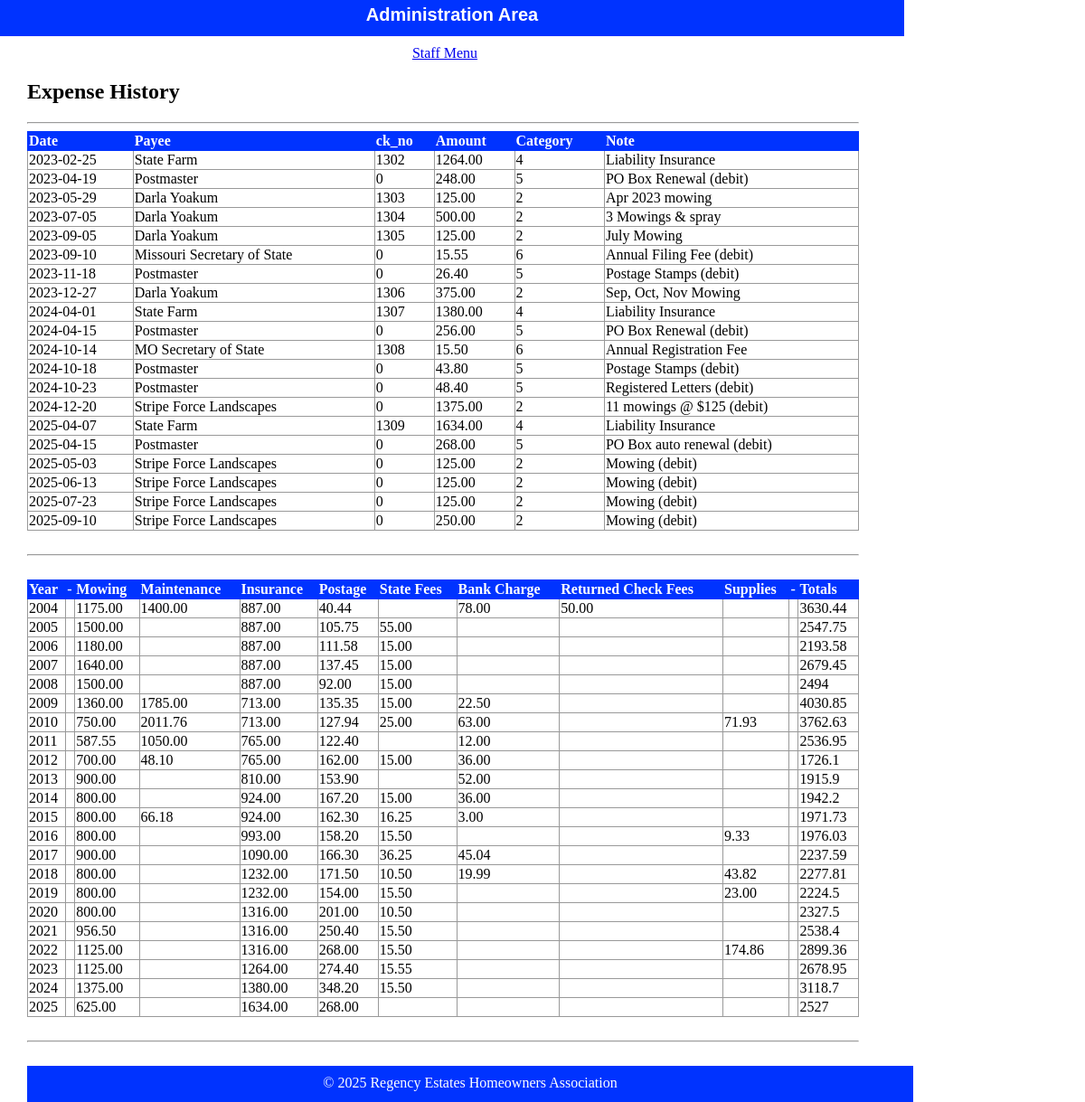
Page /html/public/staff/expenses/index.php on the committed database.
### tables this page shows
CREATE TABLE `expense` (
  `id` int(11) NOT NULL AUTO_INCREMENT,
  `fk_cat_id` int(11) DEFAULT NULL,
  `dt` date DEFAULT NULL,
  `ck_no` int(11) DEFAULT NULL,
  `payee` varchar(50) DEFAULT NULL,
  `amount` decimal(10,2) DEFAULT NULL,
  `note` varchar(50) DEFAULT NULL,
  PRIMARY KEY (`id`),
  KEY `fk_cat_id` (`fk_cat_id`),
  CONSTRAINT `expense_ibfk_1` FOREIGN KEY (`fk_cat_id`) REFERENCES `category` (`id`)
);

### html/private/functions.php (called while the page is built, shortened)
<?php
function url_for($script_path)
{
    if ($script_path[0] != '/')
    {
        $script_path = "/" . $script_path;
    }
    return WWW_ROOT . $script_path;
}
function htmlsc($string = "")
{
    return htmlspecialchars($string);
}
?>

### html/private/expense_functions.php (called while the page is built, shortened)
<?php
  function find_all_expenses($year) {
    global $db;
    $sql = "SELECT * FROM expense WHERE dt > " . "'" . $year . "-01-01' ";
    $result = mysqli_query($db, $sql);
    return $result;
  }
  function find_expense_sum($year, $category) {
      global $db;
      $sql = "SELECT SUM(amount) as sum FROM expense WHERE dt >= ";
      $sql .= "'" . $year . "-01-01' ";
      $sql .= "AND dt <= ";
      $sql .= "'" . $year . "-12-31' ";
      $sql .= "AND fk_cat_id = " . $category . ";";
      $result = mysqli_query($db, $sql);
      return $result;
  }
?>

### html/public/staff/expenses/index.php (the view, shortened to what this page needs)
<?php $expense_set = find_all_expenses('2023');  ?>
<?php include(SHARED_PATH . '/header.php'); ?>
    <div id="content">
        <div id="regency-menu">
            <h2>Expense History</h2>
            <hr />
            <table class="list">
                <tr>
                    <th>Date</th>
                    <th>Payee</th>
                    <th>ck_no</th>
                    <th>Amount</th>
                    <th>Category</th>
                    <th>Note</th>
                </tr>
                <?php while($expense_row = mysqli_fetch_assoc($expense_set)) { ?>
                    <tr>
                        <td><?php echo htmlsc($expense_row['dt']); ?></td>
                        <td><?php echo htmlsc($expense_row['payee']); ?></td>
                        <td><?php echo htmlsc($expense_row['ck_no']); ?></td>
                        <td><?php echo htmlsc($expense_row['amount']); ?></td>
                        <td><?php echo htmlsc($expense_row['fk_cat_id']); ?></td>
                        <td><?php echo htmlsc($expense_row['note']); ?></td>
                    </tr>
                <?php } ?>
            </table>
            <br /><hr /><br />
            <table class="list">
                <tr>
                    <th>Year</th>
                    <th>-</th>
                    <th>Mowing</th>
                    <th>Maintenance</th>
                    <th>Insurance</th>
                    <th>Postage</th>
                    <th>State Fees</th>
                    <th>Bank Charge</th>
                    <th>Returned Check Fees</th>
                    <th>Supplies</th>
                    <th>-</th>
                    <th>Totals</th>
                </tr>
                <?php
                $start_year = 2004;
                $latest_year = 2025;
                ?>
                <?php for ($year_index = $start_year; $year_index <= $latest_year; $year_index++) { ?>
                    <tr>
                        <?php $yearly_total = 0.00; ?>
                        <td>
                            <?php echo htmlsc($year_index); ?>
                        </td>
                        <td></td>
                        <?php
                        $sum_result = find_expense_sum($year_index, '2');
                        $cell_value = mysqli_fetch_assoc($sum_result);
                        $yearly_total = $yearly_total + $cell_value['sum'];
                        ?>
                        <td><?php echo htmlsc($cell_value['sum']); ?></td>
                        <?php
                        $sum_result = find_expense_sum($year_index, '3');
                        $cell_value = mysqli_fetch_assoc($sum_result);
                        $yearly_total = $yearly_total + $cell_value['sum'];
                        ?>
                        <td><?php echo htmlsc($cell_value['sum']); ?></td>
                        <?php
                        $sum_result = find_expense_sum($year_index, '4');
                        $cell_value = mysqli_fetch_assoc($sum_result);
                        $yearly_total = $yearly_total + $cell_value['sum'];
                        ?>
                        <td><?php echo htmlsc($cell_value['sum']); ?></td>
                        <?php
                        $sum_result = find_expense_sum($year_index, '5');
                        $cell_value = mysqli_fetch_assoc($sum_result);
                        $yearly_total = $yearly_total + $cell_value['sum'];
                        ?>
                        <td><?php echo htmlsc($cell_value['sum']); ?></td>
                        <?php
                        $sum_result = find_expense_sum($year_index, '6');
                        $cell_value = mysqli_fetch_assoc($sum_result);
                        $yearly_total = $yearly_total + $cell_value['sum'];
                        ?>
                        <td><?php echo htmlsc($cell_value['sum']); ?></td>
                        <?php
                        $sum_result = find_expense_sum($year_index, '7');
                        $cell_value = mysqli_fetch_assoc($sum_result);
                        $yearly_total = $yearly_total + $cell_value['sum'];
                        ?>
                        <td><?php echo htmlsc($cell_value['sum']); ?></td>
                        <?php
                        $sum_result = find_expense_sum($year_index, '8');
                        $cell_value = mysqli_fetch_assoc($sum_result);
                        $yearly_total = $yearly_total + $cell_value['sum'];
                        ?>
                        <td><?php echo htmlsc($cell_value['sum']); ?></td>
                        <?php
                        $sum_result = find_expense_sum($year_index, '9');
                        $cell_value = mysqli_fetch_assoc($sum_result);
                        $yearly_total = $yearly_total + $cell_value['sum'];
                        ?>
                        <td><?php echo htmlsc($cell_value['sum']); ?></td>
                        <td></td>
                        <td><?php echo $yearly_total; ?></td>
                    <?php } ?>
            </table>
            <br /><hr /><br />
    </div>
<?php include(SHARED_PATH . '/footer.php'); ?>

### html/private/shared/header.php (shortened to what this page needs)
<!doctype html>
<html lang="en">
	<head>
		<link rel="stylesheet" media="all" href="<?php echo url_for('stylesheets/staff.css'); ?>" />
	</head>
	<body>
		<header>
			<h1>Administration Area</h1>
		</header>
		<navigation>
			<ul>
				<li>
					<a href="<?php echo url_for('/staff/index.php'); ?>">Staff Menu</a>
				</li>
			</ul>
		</navigation>

### html/private/shared/footer.php (shortened to what this page needs)
<footer>
	&copy; <?php echo date('Y'); ?> Regency Estates Homeowners Association
</footer>
</body>
</html>

### html/public/stylesheets/staff.css (style rules this page uses)
html { height: 100%; width: 100%; }
body { height: 1000px; width: 100%; margin: 0; padding: 0; }
header { width: 1000px; height: 40px; margin: 0 0 10px 0; padding: 0; background: #0033FF; color: white; }
header h1 { margin: 0; padding: 5px; font-size: 20px; font-family: Verdana, Arial, Helvetica, sans-serif; text-align: center; }
navigation { width: 1000px; margin: 0; padding: 0; text-align: center; }
navigation ul { width: 1000px; list-style: none; padding: 0; margin: 0; }
navigation ul li { display: inline; margin-right: 1em; }
#content { width: 920px; min-height: 500px; padding: 0 30px; }
footer { width: 940px; height: 20px; margin: 0 0 10px 0; padding: 10px 20px; background: #0033FF; color: white; text-align: center; }
table { border-collapse: collapse; vertical-align: top; }
table.list { width: 100%; }
table.list tr td { border: 1px solid #999999; }
table.list tr th { border: 1px solid #0033FF; background: #0033FF; color: white; text-align: left; }

### rows in the picture
expense: dt "2023-02-25", payee "State Farm", ck_no "1302", amount "1264.00", fk_cat "4", note "Liability Insurance"
expense: dt "2023-04-19", payee "Postmaster", ck_no "0", amount "248.00", fk_cat "5", note "PO Box Renewal (debit)"
expense: dt "2023-05-29", payee "Darla Yoakum", ck_no "1303", amount "125.00", fk_cat "2", note "Apr 2023 mowing"
expense: dt "2023-07-05", payee "Darla Yoakum", ck_no "1304", amount "500.00", fk_cat "2", note "3 Mowings & spray"
expense: dt "2023-09-05", payee "Darla Yoakum", ck_no "1305", amount "125.00", fk_cat "2", note "July Mowing"
expense: dt "2023-09-10", payee "Missouri Secretary of State", ck_no "0", amount "15.55", fk_cat "6", note "Annual Filing Fee (debit)"
expense: dt "2023-11-18", payee "Postmaster", ck_no "0", amount "26.40", fk_cat "5", note "Postage Stamps (debit)"
expense: dt "2023-12-27", payee "Darla Yoakum", ck_no "1306", amount "375.00", fk_cat "2", note "Sep, Oct, Nov Mowing"
expense: dt "2024-04-01", payee "State Farm", ck_no "1307", amount "1380.00", fk_cat "4", note "Liability Insurance"
expense: dt "2024-04-15", payee "Postmaster", ck_no "0", amount "256.00", fk_cat "5", note "PO Box Renewal (debit)"
expense: dt "2024-10-14", payee "MO Secretary of State", ck_no "1308", amount "15.50", fk_cat "6", note "Annual Registration Fee"
expense: dt "2024-10-18", payee "Postmaster", ck_no "0", amount "43.80", fk_cat "5", note "Postage Stamps (debit)"
expense: dt "2024-10-23", payee "Postmaster", ck_no "0", amount "48.40", fk_cat "5", note "Registered Letters (debit)"
expense: dt "2024-12-20", payee "Stripe Force Landscapes", ck_no "0", amount "1375.00", fk_cat "2", note "11 mowings @ $125 (debit)"
expense: dt "2025-04-07", payee "State Farm", ck_no "1309", amount "1634.00", fk_cat "4", note "Liability Insurance"
expense: dt "2025-04-15", payee "Postmaster", ck_no "0", amount "268.00", fk_cat "5", note "PO Box auto renewal (debit)"
expense: dt "2025-05-03", payee "Stripe Force Landscapes", ck_no "0", amount "125.00", fk_cat "2", note "Mowing (debit)"
expense: dt "2025-06-13", payee "Stripe Force Landscapes", ck_no "0", amount "125.00", fk_cat "2", note "Mowing (debit)"
expense: dt "2025-07-23", payee "Stripe Force Landscapes", ck_no "0", amount "125.00", fk_cat "2", note "Mowing (debit)"
expense: dt "2025-09-10", payee "Stripe Force Landscapes", ck_no "0", amount "250.00", fk_cat "2", note "Mowing (debit)"

### other values in the picture
htmlsc($year_index) "2004"
htmlsc($cell_value['sum']) "1175.00"
htmlsc($cell_value['sum']) "1400.00"
htmlsc($cell_value['sum']) "887.00"
htmlsc($cell_value['sum']) "40.44"
htmlsc($cell_value['sum']) "78.00"
htmlsc($cell_value['sum']) "50.00"
$yearly_total "3630.44"
htmlsc($year_index) "2005"
htmlsc($cell_value['sum']) "1500.00"
htmlsc($cell_value['sum']) "105.75"
htmlsc($cell_value['sum']) "55.00"
$yearly_total "2547.75"
htmlsc($year_index) "2006"
htmlsc($cell_value['sum']) "1180.00"
